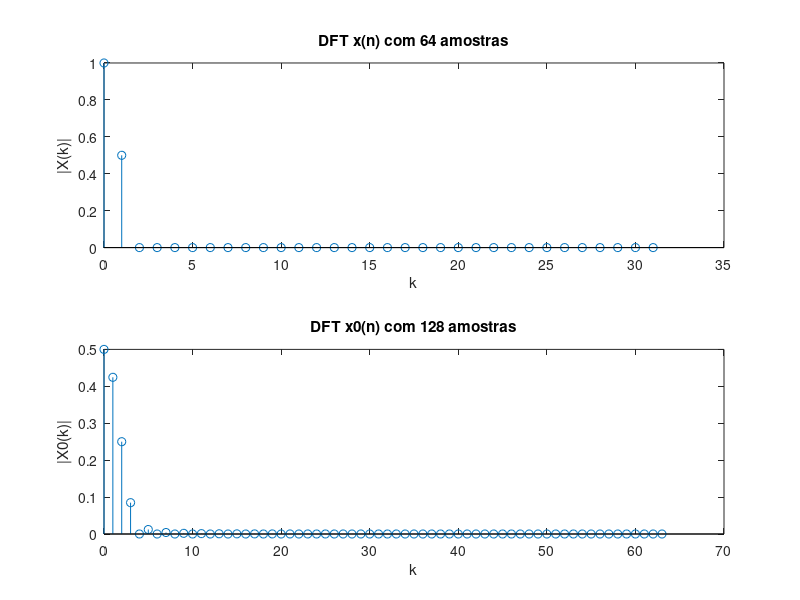

This figure's MATLAB source:
clc; close all; clear all;

% 1- calcular a TFD do sinal x(n) = 1 - cos(2*pi*n/64)
% x(n) = 1 - cos(pi*n/32)

function X_temp = m_DFT(current_x,current_N,position)
    X_temp = zeros(current_N);
    for k=0:current_N-1
        sum_temp = 0;
        for n=0:current_N-1
    
            sum_temp = sum_temp + current_x(n+1)*exp(-1i*2*pi*k*n/current_N);
        end
    X_temp(k+1) = sum_temp;
    end
    X_temp = X_temp./current_N;
    
    subplot(2,1,position);
    stem(0:current_N/2-1,abs(X_temp(1:current_N/2)));
end



N = 64;
n_values = 0:(2*N)-1;
x =  1 - cos(2*pi*n_values/64);
figure;
X = m_DFT(x,N,1);
ylabel("|X(k)|");
xlabel("k");
title("DFT x(n) com 64 amostras");

%{
X2 = m_DFT(x,N0,2,2);
title("DFT x(n) com 128 amostras");
%}


%2 - Define um novo sinal xO e calcule a TFD
% x0(n) = x(n), n={0,1,2,...,N-1}
% x0(n) = 0, n>N-1.
N0 = 2*N;
x0 = zeros(N0);
x0(1:N) = x(1:N);
n0_values = 0:N0-1;
X0 = m_DFT(x0,N0,2);
ylabel("|X0(k)|");
xlabel("k");
title("DFT x0(n) com 128 amostras");
